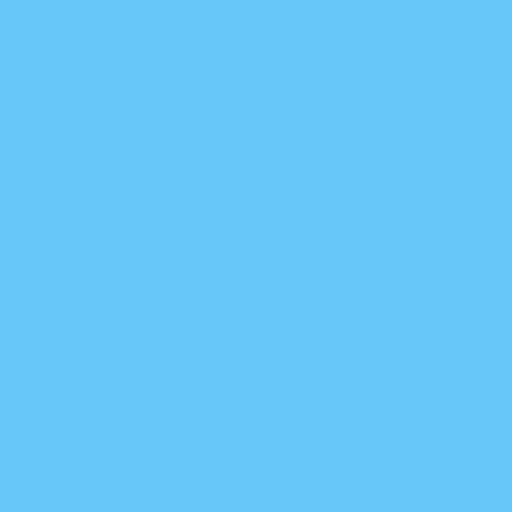
Frame 1 (no input)
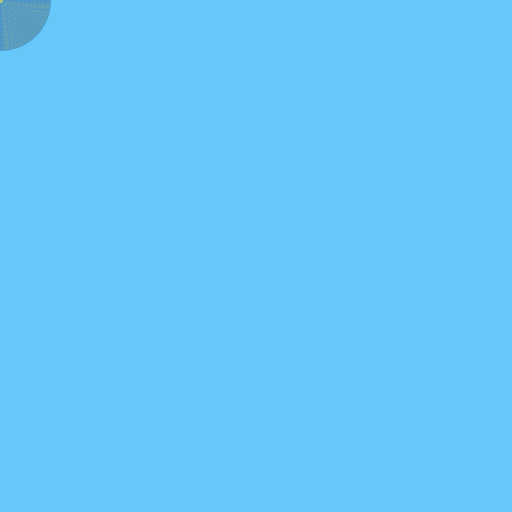
Frame 60 (the mouse pressed at the canvas centre just before this capture)
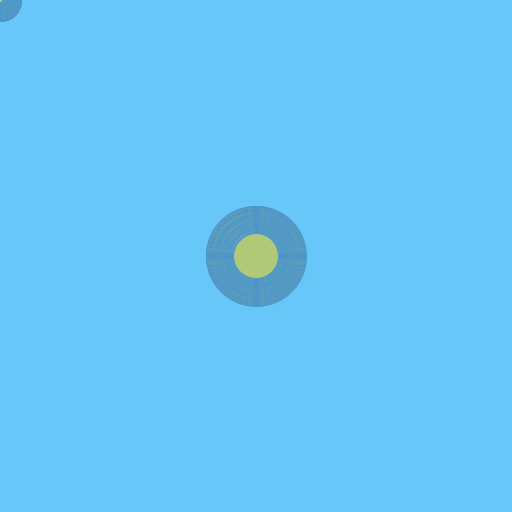
Frame 120 (the mouse held since frame 60 and released just before this capture)

The Processing sketch that drew these frames (run headless with seeded random() and noise(); from frame 60 on, the mouse is pressed at the canvas centre):

// Processing sketch: sketch_18_arraylist
// ── sketch_18_arraylist.pde
ArrayList<PVector> positions = new ArrayList<PVector>();

void setup()
{
  size(512,512);
  noCursor();
}

void draw()
{
  background(103,  199 , 248  );
  stroke(77,  150 , 200);
  
  //DRAW ALL POSITIONS IN ARRAY LIST
  for(int i = 0; i < positions.size(); i++)
  {
    PVector pos = positions.get(i);
    float opacity = map(i,0,positions.size(),255,77);
    float size = map(i,0,positions.size(),100,5);
    fill(175 , 201 , 120 ,  opacity);
    ellipse(pos.x,pos.y,size,size);
  }
  
  //ADD LAST MOUSE POSITION TO POSITIONS at the beginning of the arraylist
   positions.add(0,new PVector(mouseX,mouseY));
   
   //IF
  if(positions.size() > 100)
  {
   positions.remove(positions.size()-1);
  }
  
  
}
